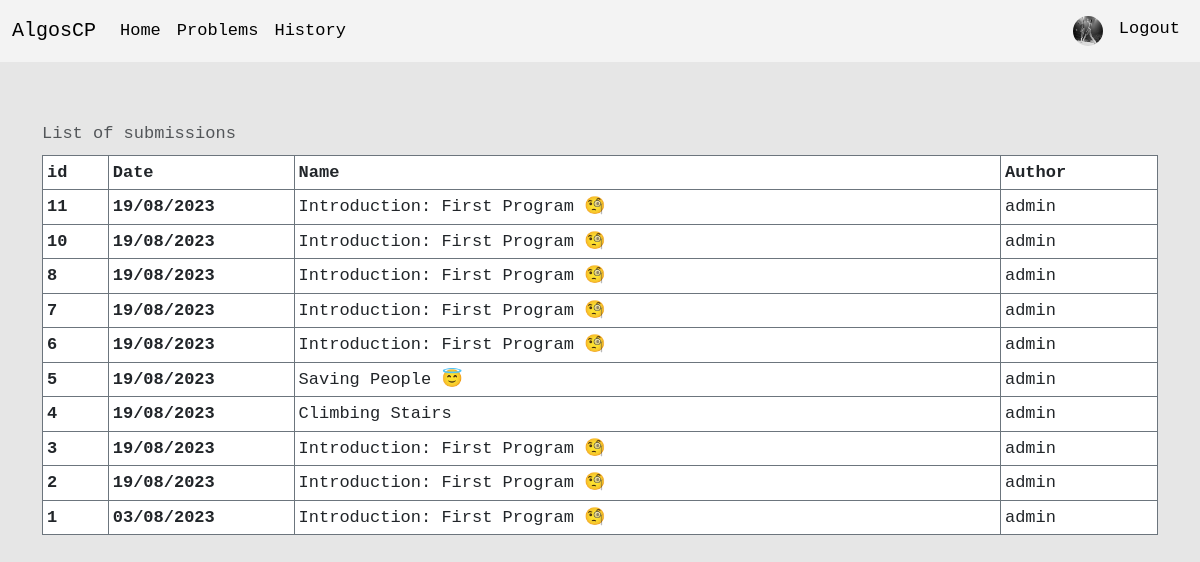
The app's page /history/ (signed in), older data.
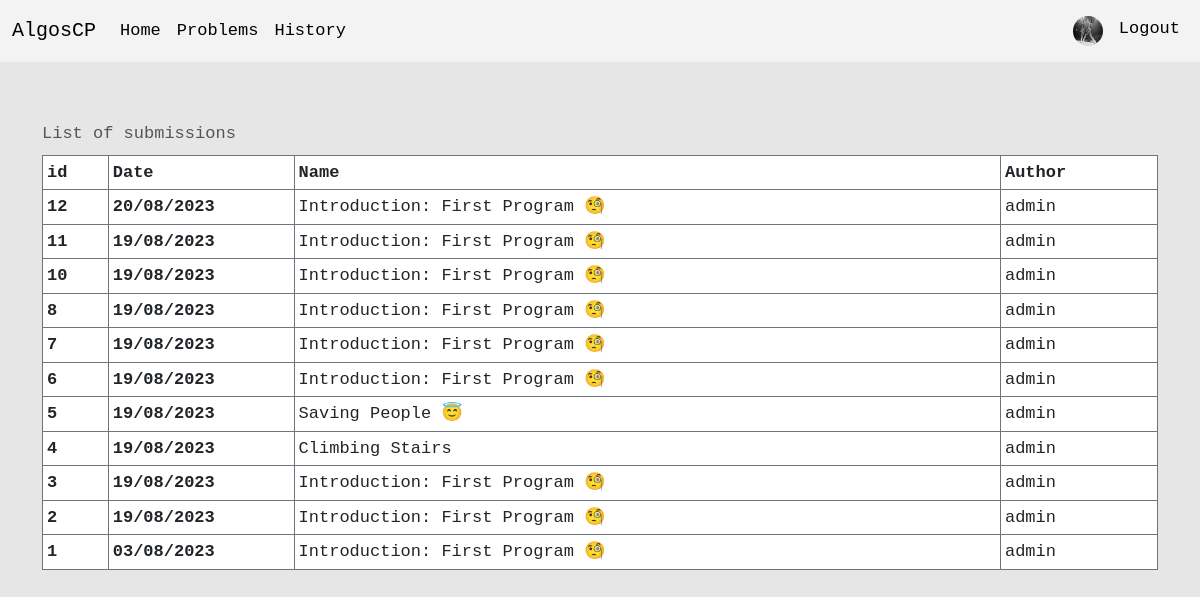
The same page, newer data.
### problems/models.py (models this page shows, shortened)
class Submission(models.Model):
    user = models.ForeignKey(User, on_delete=models.CASCADE)
    problem = models.ForeignKey(Problem, on_delete=models.CASCADE, default=1)
    code = models.TextField(null=False, blank=False)
    date = models.DateTimeField(auto_now_add=True)
    STATUS = [
        ("P", "Passed"),
        ("F", "Failed"),
    ]

class Problem(models.Model):
    name = models.CharField(max_length=50, unique=True, null=False, blank=False, default='lowercase letters only')
    title = models.CharField(max_length=50, null=False, blank=False, default='')
    description = models.TextField()
    template = models.TextField(blank=False, default='')
    input = models.TextField(default='')
    correct_output = models.TextField(default='')

### problems/views.py (the view)
# urls.py: path('history/', views.history, name='history'),
def history(request):
    if request.user.is_authenticated:
        submissions = Submission.objects.filter(user = request.user).order_by('-date')
        return render(request, 'submissions/history.html', {'submissions':submissions})
    return render(request, 'login_required.html', {})

### problems/templates/submissions/history.html
{% extends 'base.html' %}
{% block content %}
  <center>
    {% if submissions %}
      <table class="table table-hover table-bordered border-secondary table-sm caption-top">
        <caption>List of submissions</caption>
        <thead>
          <tr>
            <th scope="col">id</th>
            <th scope="col">Date</th>
            <th scope="col">Name</th>
            <th scope="col">Author</th>
          </tr>
        </thead>
        <tbody>
          {% for submission in submissions %}
            <tr>
              <th scope="row">{{ submission.id }}</th>
              <th class="col-2" scope="row">{{ submission.date|date:'d/m/Y' }}</th>
              <td>
                <a class="nav-link" href="{% url 'submission' submission.id %}">{{ submission.problem.title }}</a>
              </td>
              <td>
                <a class="nav-link" >{{ submission.user }}</a>
              </td>
            </tr>
          {% endfor %}
        </tbody>
      </table>
    {% else %}
      <h2>You have no submissions yet!</h2>
    {% endif %}
  </center>
{% endblock %}

Row changes from the older to the newer data that the page shows:
added Submission: id "12", date "20/08/2023", problem "Introduction: First Program 🧐", user "admin"
